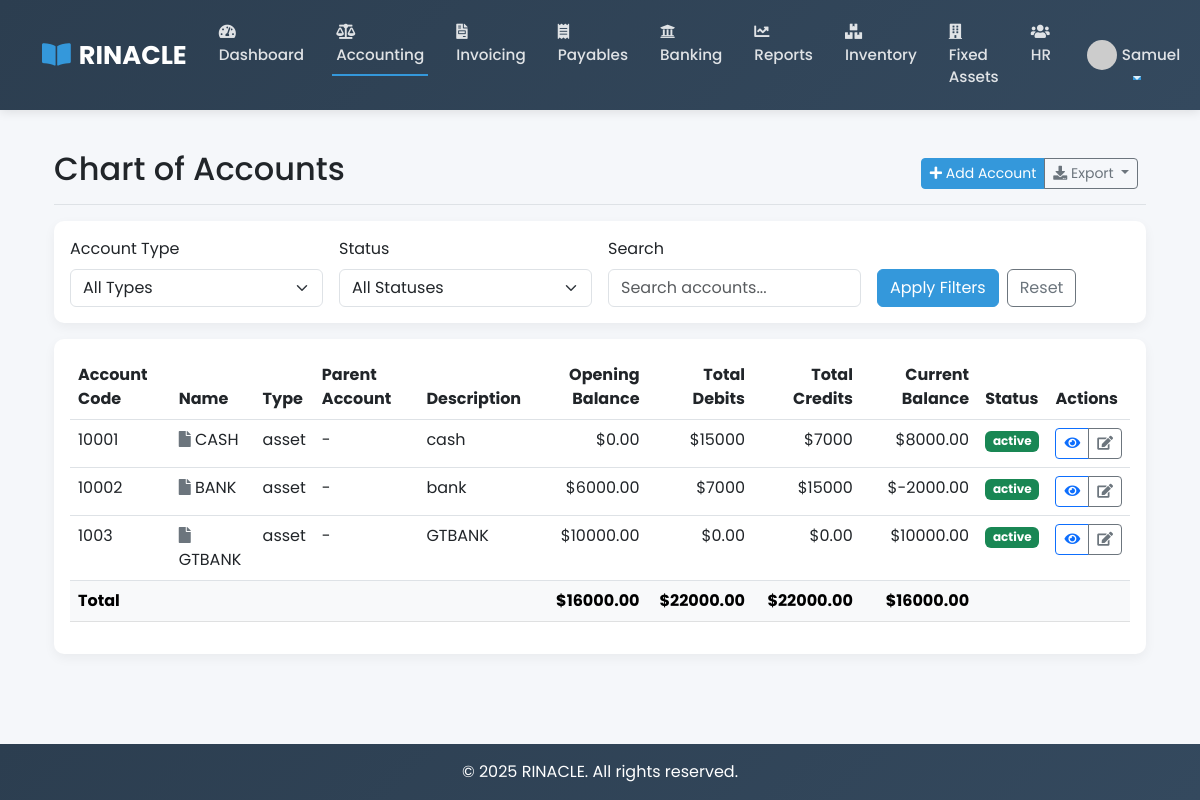
/accounting/chart-of-accounts/ (signed in), run on an earlier commit of the app's database.
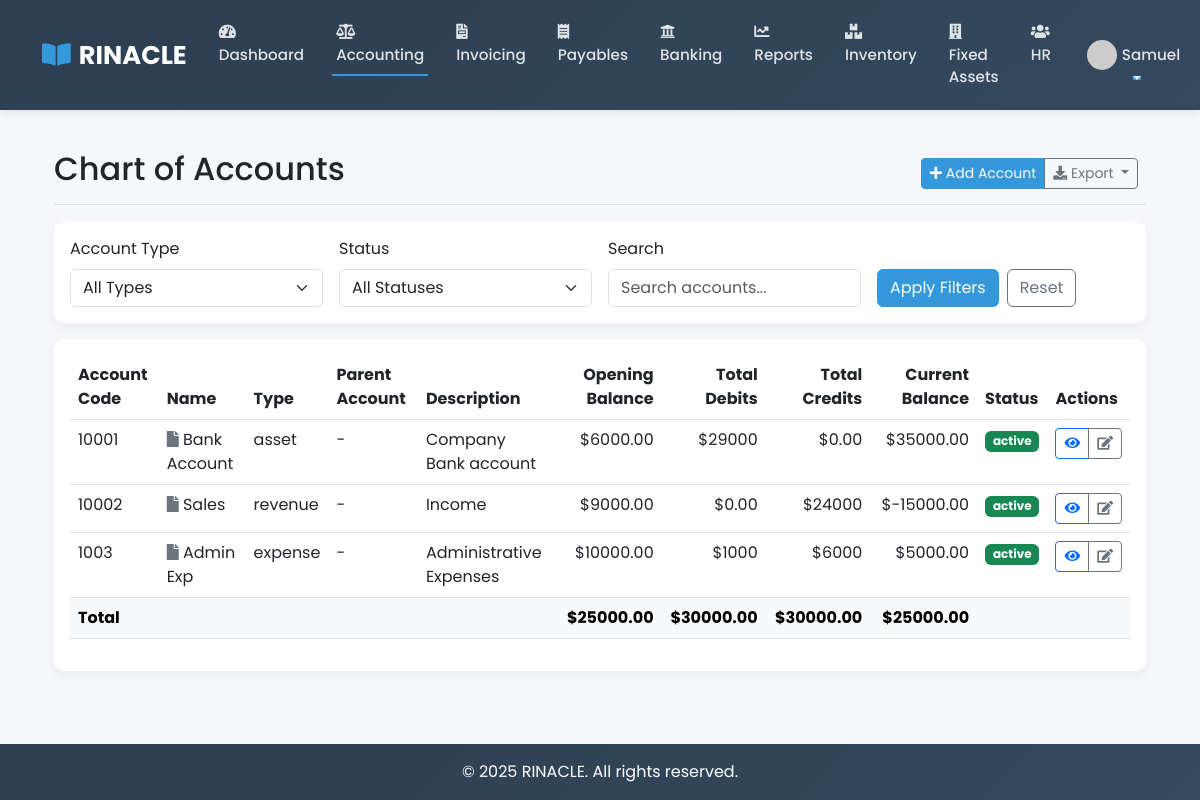
And on a later commit of the database.
### accounting/models.py (models this page shows, shortened)
class Account(models.Model):
    ACCOUNT_TYPES = [
        ('asset', 'Asset'),
        ('liability', 'Liability'),
        ('equity', 'Equity'),
        ('revenue', 'Revenue'),
        ('expense', 'Expense'),
    ]
    STATUS_CHOICES = [
        ('active', 'Active'),
        ('inactive', 'Inactive'),
    ]
    code = models.CharField(max_length=20, unique=True)
    name = models.CharField(max_length=100)
    type = models.CharField(max_length=20, choices=ACCOUNT_TYPES)
    opening_balance = models.DecimalField(max_digits=15, decimal_places=2, default=0)
    parent = models.ForeignKey('self', null=True, blank=True, related_name='children', on_delete=models.PROTECT)
    description = models.TextField(blank=True)
    balance = models.DecimalField(max_digits=15, decimal_places=2, default=0)
    status = models.CharField(max_length=10, choices=STATUS_CHOICES, default='active')
    created_at = models.DateTimeField(auto_now_add=True)
    updated_at = models.DateTimeField(auto_now=True)
    created_by = models.ForeignKey(settings.AUTH_USER_MODEL, on_delete=models.PROTECT, related_name='accounts_created')
    level = models.IntegerField(default=0)  # For hierarchical display
    class Meta:
        ordering = ['code']
        unique_together = ['parent', 'code']
    @property
    def has_children(self):
        return self.children.exists()

### accounting/views.py (the view)
# urls.py: path('chart-of-accounts/', views.chart_of_accounts, name='chart_of_accounts'),
@login_required
def chart_of_accounts(request):
    account_type = request.GET.get('type', '')
    status = request.GET.get('status', '')
    search = request.GET.get('search', '')
    accounts = Account.objects.all()
    if account_type:
        accounts = accounts.filter(type=account_type)
    if status:
        accounts = accounts.filter(status=status)
    if search:
        accounts = accounts.filter(Q(name__icontains=search) | Q(code__icontains=search))
    accounts_list = list(accounts.order_by('code'))
    for account in accounts_list:
        transaction_lines = TransactionLine.objects.filter(
            account=account,
            transaction__status='posted'  # Only include posted transactions
        )
        account.total_debits = transaction_lines.filter(
            debit__gt=0
        ).aggregate(total=models.Sum('debit'))['total'] or 0
        account.total_credits = transaction_lines.filter(
            credit__gt=0
        ).aggregate(total=models.Sum('credit'))['total'] or 0
        account.current_balance = account.opening_balance + account.total_debits - account.total_credits
    paginator = Paginator(accounts_list, 20)
    page_number = request.GET.get('page')
    page_obj = paginator.get_page(page_number)
    all_accounts = Account.objects.all()
    total_opening_balance = all_accounts.aggregate(
        total=models.Sum('opening_balance')
    )['total'] or 0
    all_posted_lines = TransactionLine.objects.filter(transaction__status='posted')
    total_debits = all_posted_lines.filter(
        debit__gt=0
    ).aggregate(total=models.Sum('debit'))['total'] or 0
    total_credits = all_posted_lines.filter(
        credit__gt=0
    ).aggregate(total=models.Sum('credit'))['total'] or 0
    total_current_balance = total_opening_balance + total_debits - total_credits
    context = {
        'title': 'Chart of Accounts',
        'accounts': page_obj,
        'all_accounts': Account.objects.filter(status='active').order_by('code'),
        'is_paginated': paginator.num_pages > 1,
        'page_obj': page_obj,
        'total_opening_balance': total_opening_balance,
        'total_debits': total_debits,
        'total_credits': total_credits,
        'total_balance': total_current_balance,  # Using the calculated balance here
    }
    return render(request, 'accounting/chart_of_accounts.html', context)

### templates/accounting/chart_of_accounts.html (shortened to what the changed rows need)
{% extends 'base.html' %}
{% block extra_css %}
<link href="https://cdnjs.cloudflare.com/ajax/libs/font-awesome/5.15.4/css/all.min.css" rel="stylesheet">
{% endblock %}
{% block content %}
<div class="container-fluid">
    <div class="d-flex justify-content-between flex-wrap flex-md-nowrap align-items-center pt-3 pb-2 mb-3 border-bottom">
        <h1 class="h2">Chart of Accounts</h1>
    </div>
    <div class="card">
        <div class="card-body">
            <div class="table-responsive">
                <table class="table table-hover">
                    <thead>
                        <tr>
                            <th>Account Code</th>
                            <th>Name</th>
                            <th>Type</th>
                            <th>Parent Account</th>
                            <th>Description</th>
                            <th class="text-end">Opening Balance</th>
                            <th class="text-end">Total Debits</th>
                            <th class="text-end">Total Credits</th>
                            <th class="text-end">Current Balance</th>
                            <th>Status</th>
                            <th>Actions</th>
                        </tr>
                    </thead>
                    <tbody>
                        {% if accounts %}
                            {% for account in accounts %}
                            <tr class="{% if account.level > 0 %}ps-{{ account.level }}{% endif %}">
                                <td>{{ account.code }}</td>
                                <td>
                                    {% if account.has_children %}
                                        <i class="fas fa-folder text-warning"></i>
                                    {% else %}
                                        <i class="fas fa-file text-secondary"></i>
                                    {% endif %}
                                    {{ account.name }}
                                </td>
                                <td>{{ account.type }}</td>
                                <td>{{ account.parent.name|default:"-" }}</td>
                                <td>{{ account.description|default:"-" }}</td>
                                <td class="text-end">${{ account.opening_balance|floatformat:2 }}</td>
                                <td class="text-end">${{ account.total_debits|default:"0.00" }}</td>
                                <td class="text-end">${{ account.total_credits|default:"0.00" }}</td>
                                <td class="text-end">${{ account.current_balance|floatformat:2 }}</td>
                                <td>
                                    <span class="badge {% if account.status == 'active' %}bg-success{% else %}bg-secondary{% endif %}">
                                        {{ account.status }}
                                    </span>
                                </td>
                                <td>
                                    <div class="btn-group">
                                        <a href="{% url 'accounting:account_detail' account.id %}" class="btn btn-sm btn-outline-primary">
                                            <i class="fas fa-eye"></i>
                                        </a>
                                        <button type="button" class="btn btn-sm btn-outline-secondary"
                                                onclick="openEditModal({{ account.id }}, '{{ account.code|escapejs }}', '{{ account.name|escapejs }}',
                                                                    '{{ account.type }}', {{ account.opening_balance }},
                                                                    '{{ account.parent.id|default:'' }}', '{{ account.status }}',
                                                                    '{{ account.description|default:''|escapejs }}')"
                                        >
                                            <i class="fas fa-edit"></i>
                                        </button>
                                    </div>
                                </td>
                            </tr>
                            {% endfor %}
                        {% else %}
                            <tr>
                                <td colspan="11" class="text-center">No accounts found</td>
                            </tr>
                        {% endif %}
                    </tbody>
                    <tfoot>
                        <tr class="table-light fw-bold">
                            <td colspan="5">Total</td>
                            <td class="text-end">${{ total_opening_balance|floatformat:2 }}</td>
                            <td class="text-end">${{ total_debits|floatformat:2 }}</td>
                            <td class="text-end">${{ total_credits|floatformat:2 }}</td>
                            <td class="text-end">${{ total_balance|floatformat:2 }}</td>
                            <td colspan="2"></td>
                        </tr>
                    </tfoot>
                </table>
            </div>
        </div>
    </div>
</div>
{% endblock %}

What changed in the data, as far as the page shows it:
changed Account "asset": name "CASH" → "Bank Account"; description "cash" → "Company Bank account"; opening_balance "0.00" → "6000.00"; total_debits "15000" → "29000"; total_credits "7000" → "0.00"; current_balance "8000.00" → "35000.00"
changed Account: name "BANK" → "Sales"; type "asset" → "revenue"; description "bank" → "Income"; opening_balance "6000.00" → "9000.00"; total_debits "7000" → "0.00"; total_credits "15000" → "24000"; current_balance "-2000.00" → "-15000.00"
changed Account: name "GTBANK" → "Admin Exp"; type "asset" → "expense"; description "GTBANK" → "Administrative Expenses"; total_debits "0.00" → "1000"; total_credits "0.00" → "6000"; current_balance "10000.00" → "5000.00"
Also different on the page:
{{ total_opening_balance|floatformat:2 }}: "16000.00" → "25000.00"
{{ total_debits|floatformat:2 }}: "22000.00" → "30000.00"
{{ total_credits|floatformat:2 }}: "22000.00" → "30000.00"
{{ total_balance|floatformat:2 }}: "16000.00" → "25000.00"
